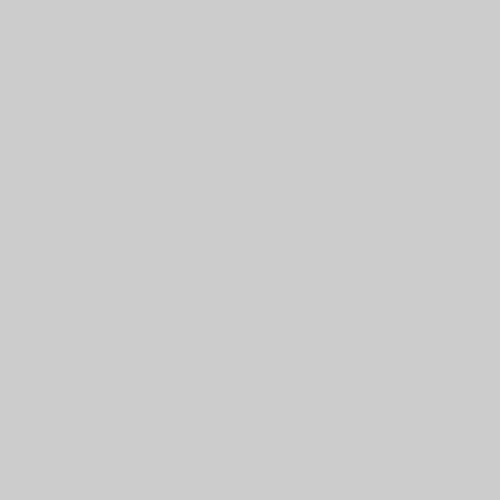
Frame 1 (no input)
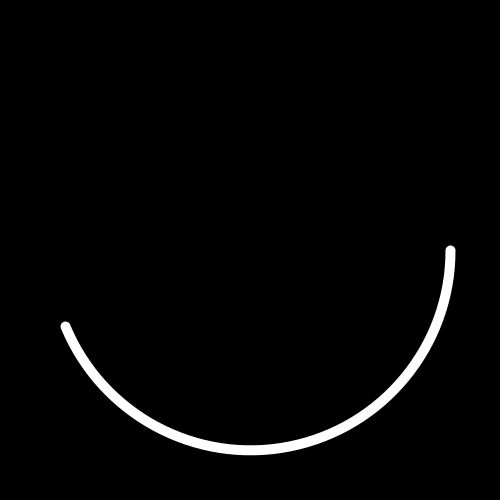
Frame 60 (the mouse pressed at the canvas centre just before this capture)
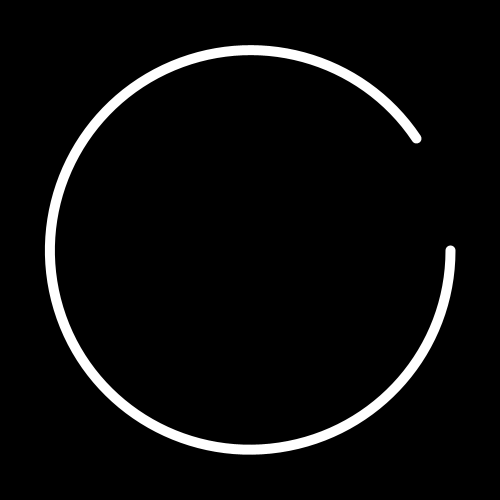
Frame 120 (the mouse held since frame 60 and released just before this capture)

The Processing sketch that drew these frames (run headless with seeded random() and noise(); from frame 60 on, the mouse is pressed at the canvas centre):

// Processing sketch: TheCurcel
// ── TheCurcel.pde
float time;
float rot;
float a;
color b = color(0);
color f = color(0);
color p = color(0);
color c = color(255);
float h;
 
void setup(){
    size(500,500);
    noFill();
    stroke(255);
    strokeWeight(10);
    colorMode(HSB);
    time = millis();
}
 
void draw(){
    translate(width/2,height/2);
    rotate(rot);
    if(millis() - time >= 50){
        background(b);
        stroke(p);
        ellipse(0,0,400,400);
        stroke(c);
        arc(0,0,400,400,0,a);
        a += PI/16;
        if(a >= TWO_PI + PI/16){
            a = 0;
            rot += PI/16;
            b = color(hue(p),255,128);
            p = c;
            h += random(64,192);
            c = color(h%255,255,255);
        }
        time = millis();
    }
}
